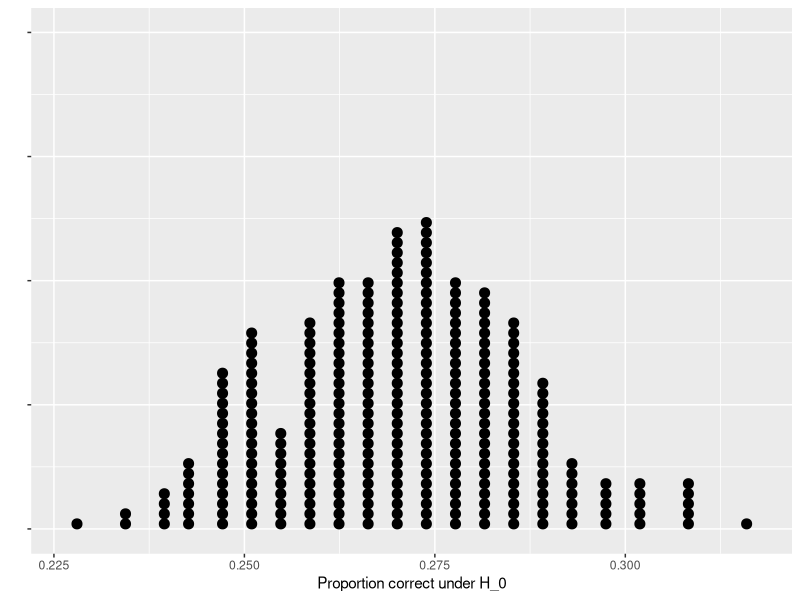

Write R code to recreate this figure.
## ---- chunk 1
library(tidyverse)
library(knitr)
opts_chunk$set(warning = FALSE, message = FALSE) 
## ---- chunk 2
# create a vector of missing values to store results
repetitions <- 300
simulated_stats <- rep(NA, repetitions) # 100 missing values

n_observations <- 144 + 641

set.seed(101)
for (i in 1:repetitions)
{
  new_sim <- sample(c("smoker", "nonsmoker"), size=n_observations, replace=TRUE, prob=c(0.27, 1-0.27))
  sim_p <- sum(new_sim == "smoker") / n_observations
  # add the new simulated value to the ith entry in the vector of results
  simulated_stats[i] <- sim_p
}

# turn results into a data frame
sim <- data_frame(p_right = simulated_stats)

# plot
ggplot(sim, aes(x=p_right)) + geom_dotplot(dotsize = 0.45) + labs(y="", x="Proportion correct under H_0") +
  theme(axis.text.y = element_blank())
